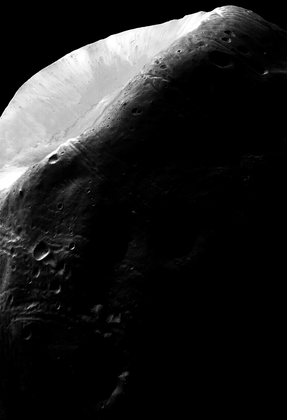
%> input picture HistogramEsitleme/Fig0323(a)(mars_moon_phobos).tif, 287 x 420 px, shrunk from 683 x 1000 before the run
$ octave hm2.m   (GNU Octave 9; MATLAB toolbox functions it lacks are replaced by stand-ins)
%> lines starting %> are read from the running program, lines starting %| are printed output that depends on the picture
%Histogram esitleme%
%Homework 2
clear,clc% degiskenler sifirlama ve bellegi temizleme
fileName = 'Fig0323(a)(mars_moon_phobos).tif';
I = imread(fileName);
%> I is the input picture: size 420x287 uint8; min 0, max 255, mean 31.8
figure,imshow(I); title('First Histogram Image');
figure, histogram(I); title('First Histogram');
%> after `title('First Histogram')`:
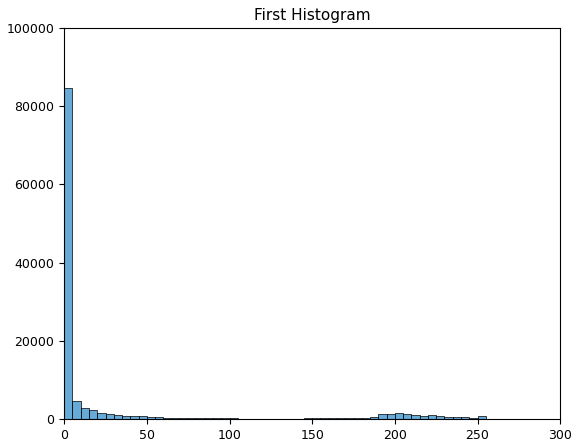
%> figure redrawn from the program's plot data; tallest bar 84703 high, from x = 0 to 5
if size(I,3)>1
    I=rgb2gray(I);
end
[r,c] = size(I);%r=satir,c=sutun
%> r = 420; c = 287
histeq_final = uint8(zeros(r,c));%sonuc görseli
n=r*c;%tüm pixel
%> n = 120540
f = zeros(256,1);%frekans
pdf = zeros(256,1);
cdf = zeros(256,1);
out = zeros(256,1);
cum = zeros(256,1);
for i = 1:r
    for j = 1:c
        value = I(i,j);
        f(value+1) = f(value+1)+1;%hangi pixelden ne kadar var
        pdf(value+1) = f(value+1)/n;
    end
end
%> after the loop, f = 256 values, max 73275 at index 1, min 0 at index 256, mean 470.9; pdf = 256 values, max 0.608 at index 1, min 0 at index 256, mean 0.00391
sum = 0;
L = 255;
for i = 1:size(pdf)
    sum = sum + f(i);%bir öncekine ekleyerek pixelin
    cum(i) = sum;%cumulatif hesaplaması yapıyoruz
    cdf(i) = cum(i)/n;%çıkan olasılığı yukarı yuvarlıyoruz.
    out(i) = round(cdf(i)*L);
end
%> this loop made 256 passes
%> sum on passes 1 to 3: 73275, 77847, 80987
%> after the loop, cdf = 256 values from 0.608 to 1; cum = 256 values from 73275 to 120540; out = 256 values from 155 to 255; sum = 120540
for i = 1:r
    for j = 1:c
        histeq_final(i,j) = out(I(i,j)+1);
    end
end
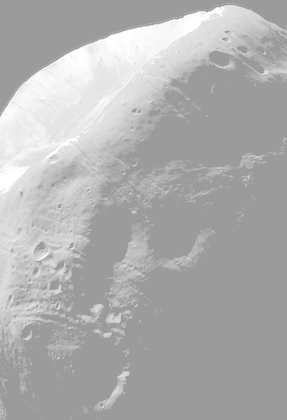
%> histeq_final: size 420x287 uint8; min 155, max 255, mean 175.1
%plot(cdf);
figure,imshow(histeq_final); title('Histogram Image');
figure, histogram(histeq_final); title('My function Histogram');
%> after `title('My function Histogram')`:
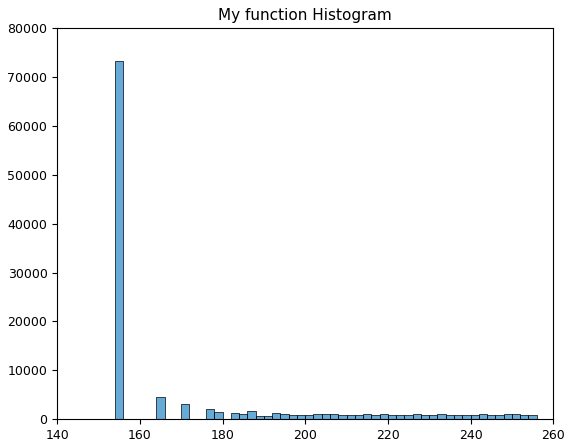
%> figure redrawn from the program's plot data; tallest bar 73275 high, from x = 154 to 156
